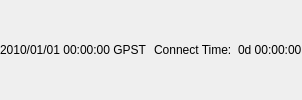
       <widget class="QFrame" name="panelTop">
        <property name="sizePolicy">
         <sizepolicy hsizetype="Preferred" vsizetype="Fixed">
          <horstretch>0</horstretch>
          <verstretch>0</verstretch>
         </sizepolicy>
        </property>
        <layout class="QHBoxLayout" name="horizontalLayout" stretch="1,0,1">
         <property name="leftMargin">
          <number>0</number>
         </property>
         <property name="topMargin">
          <number>0</number>
         </property>
         <property name="rightMargin">
          <number>0</number>
         </property>
         <property name="bottomMargin">
          <number>0</number>
         </property>
         <item>
          <widget class="QLabel" name="lblTime">
           <property name="toolTip">
            <string>Current time</string>
           </property>
           <property name="text">
            <string>2010/01/01 00:00:00 GPST</string>
           </property>
          </widget>
         </item>
         <item>
          <widget class="QLabel" name="lblConnectionTime">
           <property name="text">
            <string>Connect Time:</string>
           </property>
          </widget>
         </item>
         <item>
          <widget class="QLabel" name="lblCurrentConnectionTime">
           <property name="enabled">
            <bool>true</bool>
           </property>
           <property name="toolTip">
            <string>Time of active connection</string>
           </property>
           <property name="text">
            <string>0d 00:00:00</string>
           </property>
          </widget>
         </item>
        </layout>
       </widget>
